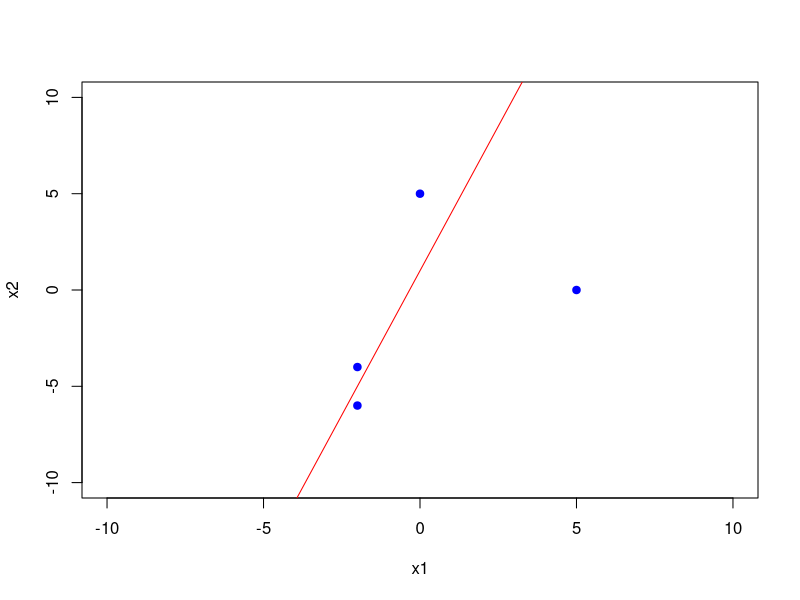
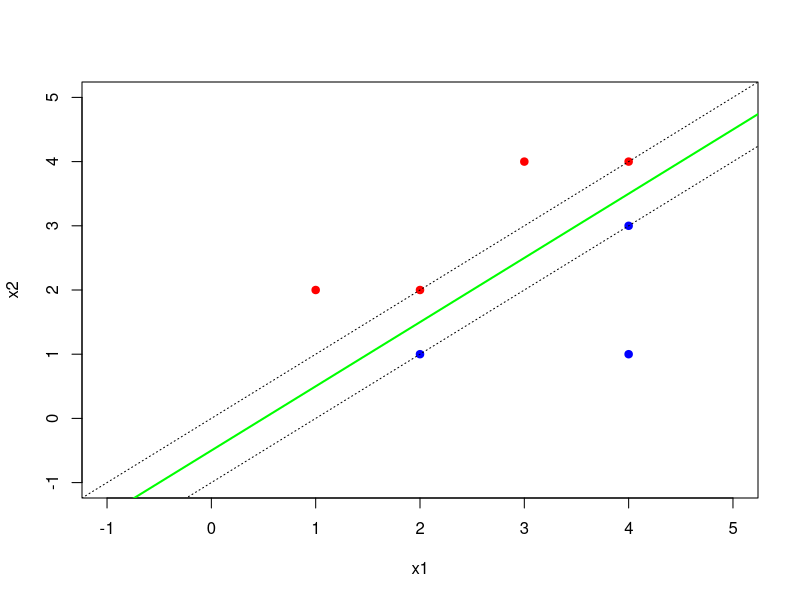
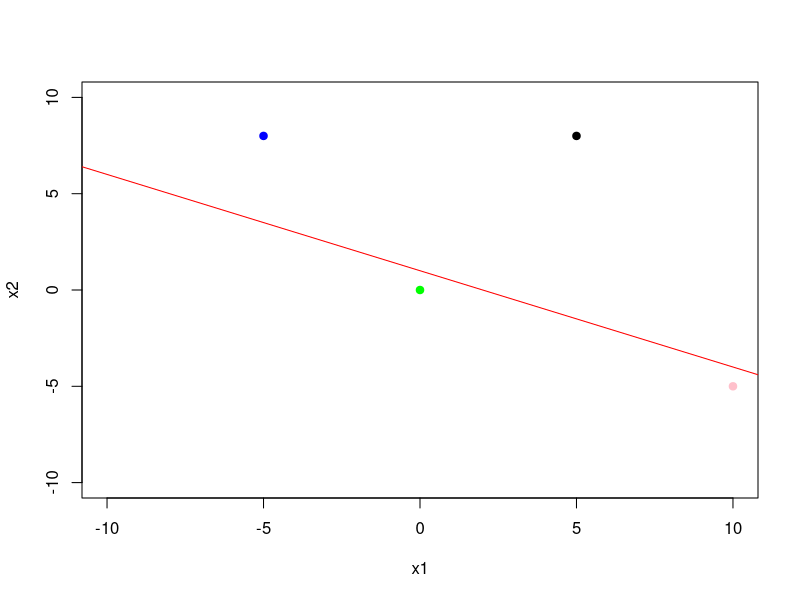
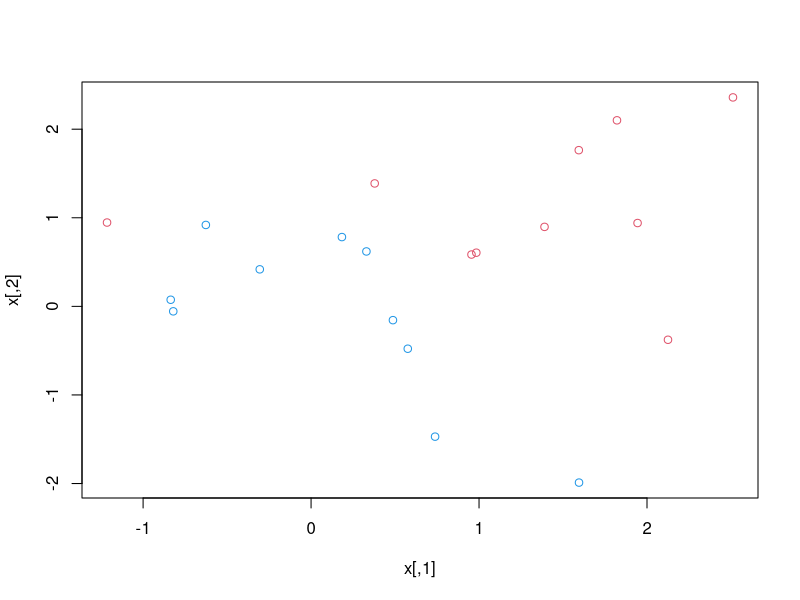
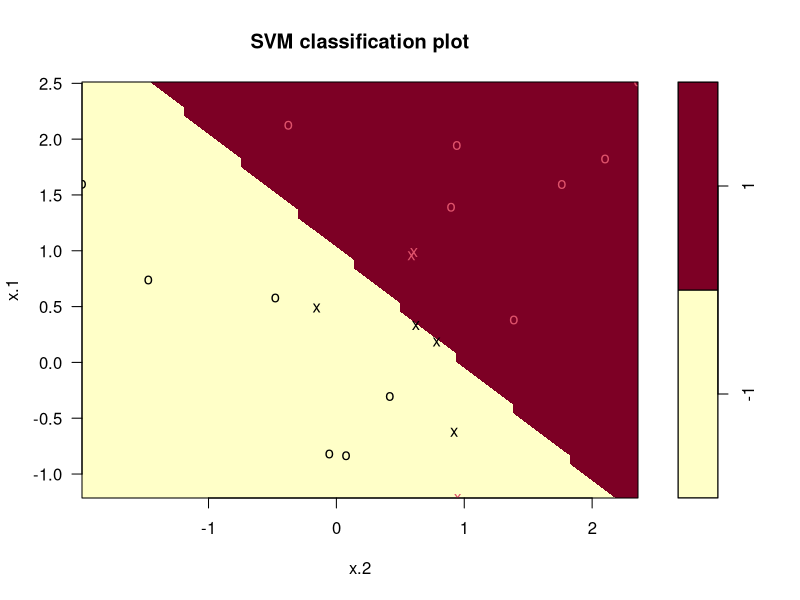
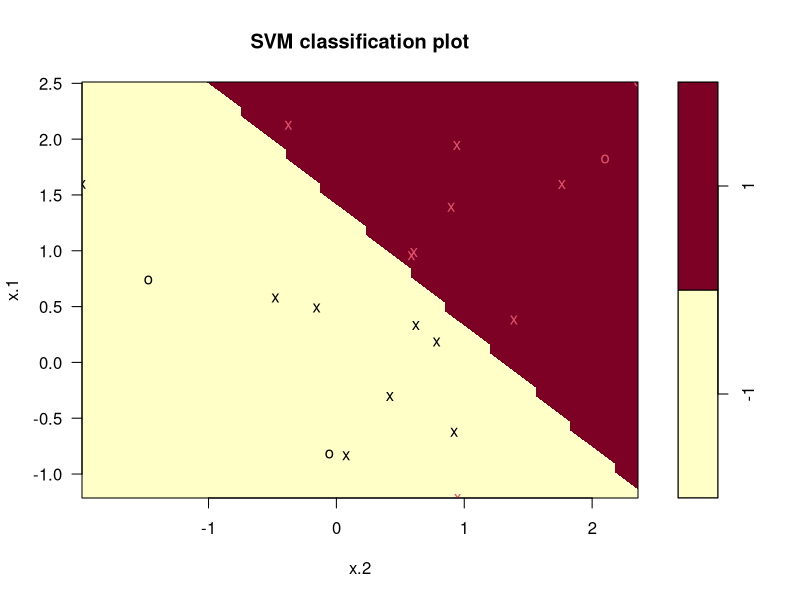
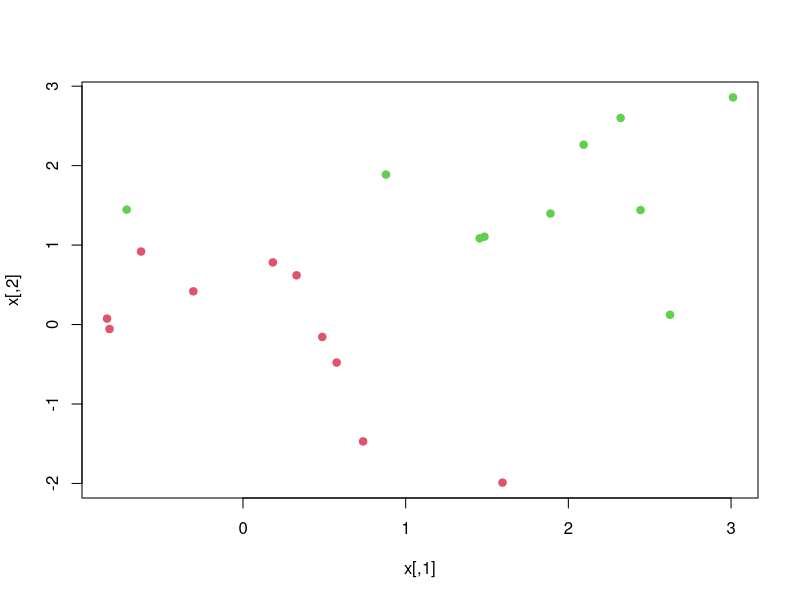
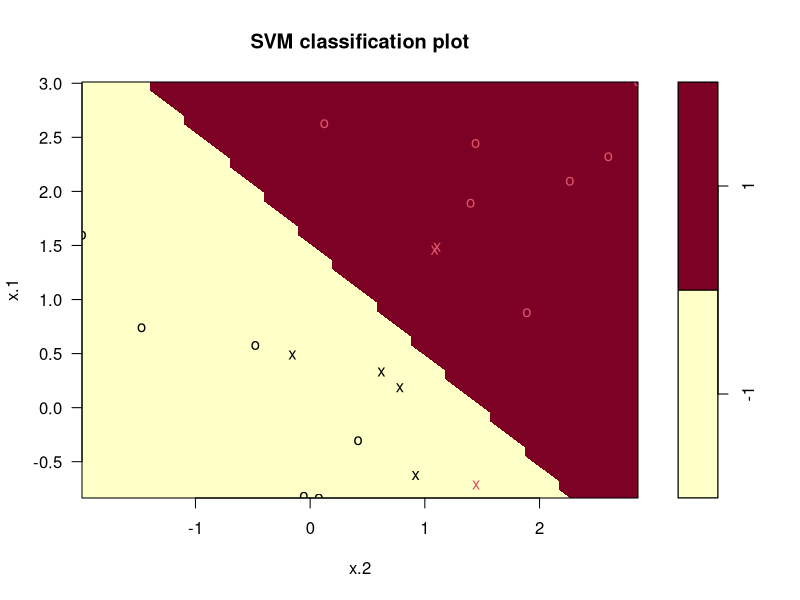

Here is the R script that generated these plots, in order:
## ---- chunk 1
plot(0,type="n",xlab="x1",ylab="x2",ylim=c(-10,10),xlim=c(-10,10))
abline(1,3,col="Red")  #1+3*x1-x2=0

#Points where line>0 and line<0
points(-2,-4,col="blue",pch=19)
points(-2,-6,col="blue",pch=19)
points(0,5,col="blue",pch=19)
points(5,0,col="blue",pch=19)
## ---- chunk 2
plot(-1:5,-1:5,type="n",xlab="x1",ylab="x2")
points(c(3,2,4,1),c(4,2,4,2),col="Red",pch=19)

points(c(2,4,4),c(1,3,1),col="blue",pch=19)
abline(-0.5,1,col="green",lwd=2)    #y intercept=-0.5 and slope=1
abline(-1,1,col="black",lty="dotted")
abline(0,1,col="black",lty="dotted")
## ---- chunk 3
plot(0,type="n",xlab="x1",ylab="x2",ylim=c(-10,10),xlim=c(-10,10))

abline(1,-0.5,col="red")  #1+3*x1-x2=0

#Points where line>0 and line<0
points(-5,8,col="blue",pch=19)
points(0,0,col="green",pch=19)
points(5,8,col="black",pch=19)
points(10,-5,col="pink",pch=19)
## ---- chunk 4

set.seed(1)
x=matrix(rnorm (20*2), ncol=2)
y=c(rep(-1,10), rep(1,10))
x[y==1,]=x[y==1,] + 1
plot(x, col=(3-y))

## ---- chunk 5
####
set.seed(1)
#Fit The Support Vector Classifier
dat=data.frame(x=x, y=as.factor(y))
dat
#install.packages('e1071')
library ('e1071')
svmfit=svm(y~., data=dat , kernel ="linear", cost=10, scale=FALSE)
svmfit
plot(svmfit , dat)
svmfit$index
summary (svmfit) 
svmfit=svm(y~., data=dat , kernel ="linear", cost=0.1, scale=FALSE)
plot(svmfit , dat) 
svmfit$index 

####
set.seed(1)
tune.out=tune(svm ,y~.,data=dat,kernel="linear", 
              ranges=list(cost=c(0.001, 0.01, 0.1, 1,5,10,100) ))
summary (tune.out)
bestmod =tune.out$best.model
summary (bestmod )

####
xtest=matrix(rnorm (20*2) , ncol=2)
ytest=sample(c(-1,1), 20, rep=TRUE)
xtest[ytest==1,]= xtest[ytest==1,] + 1
testdat =data.frame(x=xtest , y=as.factor(ytest))
ypred=predict (bestmod ,testdat)
table(predict =ypred , truth=testdat$y ) 
svmfit=svm(y~., data=dat , kernel ="linear", cost=.01, scale=FALSE)
ypred=predict (svmfit ,testdat )
table(predict =ypred , truth=testdat$y ) 
x[y==1,]=x[y==1,]+0.5
plot(x, col=(y+5)/2, pch =19)

####
dat=data.frame(x=x,y=as.factor(y))
svmfit=svm(y~., data=dat , kernel ="linear", cost=1e5)
summary (svmfit) 
svmfit=svm(y~., data=dat , kernel ="linear", cost=1)
summary (svmfit)
plot(svmfit ,dat)

## ---- chunk 6


